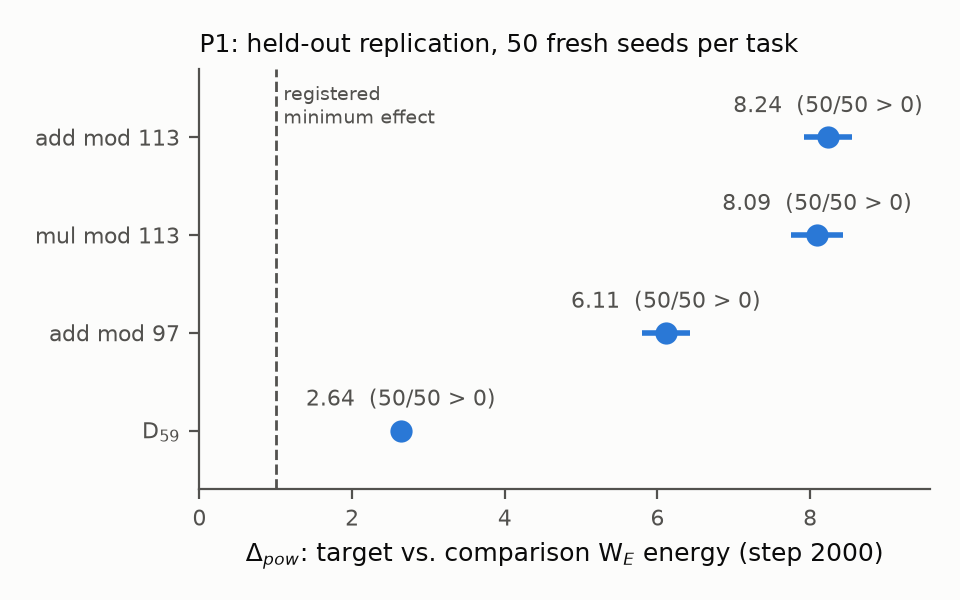

Source code (Python):
"""Figure 2 (draft): K2 held-out replication P1 - Delta_pow per task with 95 % bootstrap CI, from the frozen summary
lab/confirm/P1_summary.json (manifest 733e829). No numbers are typed by hand. Output: fig2_p1_delta_pow.png/.svg next to this script.
Dashed line: the registered minimum effect (Delta_pow = 1).
"""
from __future__ import annotations

import json
from pathlib import Path

import matplotlib

matplotlib.use("Agg")
import matplotlib.pyplot as plt  # noqa: E402

HERE = Path(__file__).resolve().parent
LAB = HERE.parents[1]
SERIES, INK, MUTED, SURFACE = "#2a78d6", "#0b0b0b", "#52514e", "#fcfcfb"   # dataviz reference palette (slot 1, text, surface)
LABELS = {"add113": "add mod 113", "mul113": "mul mod 113", "add97": "add mod 97", "D59": "D$_{59}$"}
MIN_EFFECT = 1.0


def main() -> None:
    s = json.loads((LAB / "confirm" / "P1_summary.json").read_text(encoding="utf-8"))
    tasks = [t for t in LABELS if t in s["tasks"]]
    means = [s["tasks"][t]["mean"] for t in tasks]
    ci = [s["tasks"][t]["ci95"] for t in tasks]
    fig, ax = plt.subplots(figsize=(4.8, 3.0), facecolor=SURFACE)
    ax.set_facecolor(SURFACE)
    y = list(range(len(tasks)))[::-1]
    ax.hlines(y, [c[0] for c in ci], [c[1] for c in ci], color=SERIES, linewidth=2)
    ax.plot(means, y, "o", color=SERIES, markersize=8, markeredgewidth=0, zorder=3)
    for yi, m, t in zip(y, means, tasks):
        ax.annotate(f"{m:.2f}  ({s['tasks'][t]['n_positive']}/{s['tasks'][t]['n_valid']} > 0)", (m, yi), xytext=(0, 9),
                    textcoords="offset points", ha="center", fontsize=8, color=MUTED)
    ax.axvline(MIN_EFFECT, color=MUTED, linestyle="--", linewidth=1)
    ax.text(MIN_EFFECT + 0.1, len(tasks) - 0.45, "registered\nminimum effect", fontsize=7, color=MUTED, va="top")
    ax.set_yticks(y, [LABELS[t] for t in tasks], color=INK)
    ax.set_xlim(0, max(c[1] for c in ci) * 1.12)
    ax.set_ylim(-0.6, len(tasks) - 0.3)
    ax.set_xlabel("$\\Delta_{pow}$: target vs. comparison W$_E$ energy (step 2000)", color=INK, fontsize=9)
    ax.set_title("P1: held-out replication, 50 fresh seeds per task", color=INK, fontsize=9, loc="left")
    for side in ("top", "right"):
        ax.spines[side].set_visible(False)
    for side in ("left", "bottom"):
        ax.spines[side].set_color(MUTED)
    ax.tick_params(colors=MUTED, labelsize=8)
    fig.tight_layout()
    for ext in ("png", "svg"):
        fig.savefig(HERE / f"fig2_p1_delta_pow.{ext}", dpi=200, facecolor=SURFACE)
    print("[fig2] written", flush=True)


if __name__ == "__main__":
    main()
